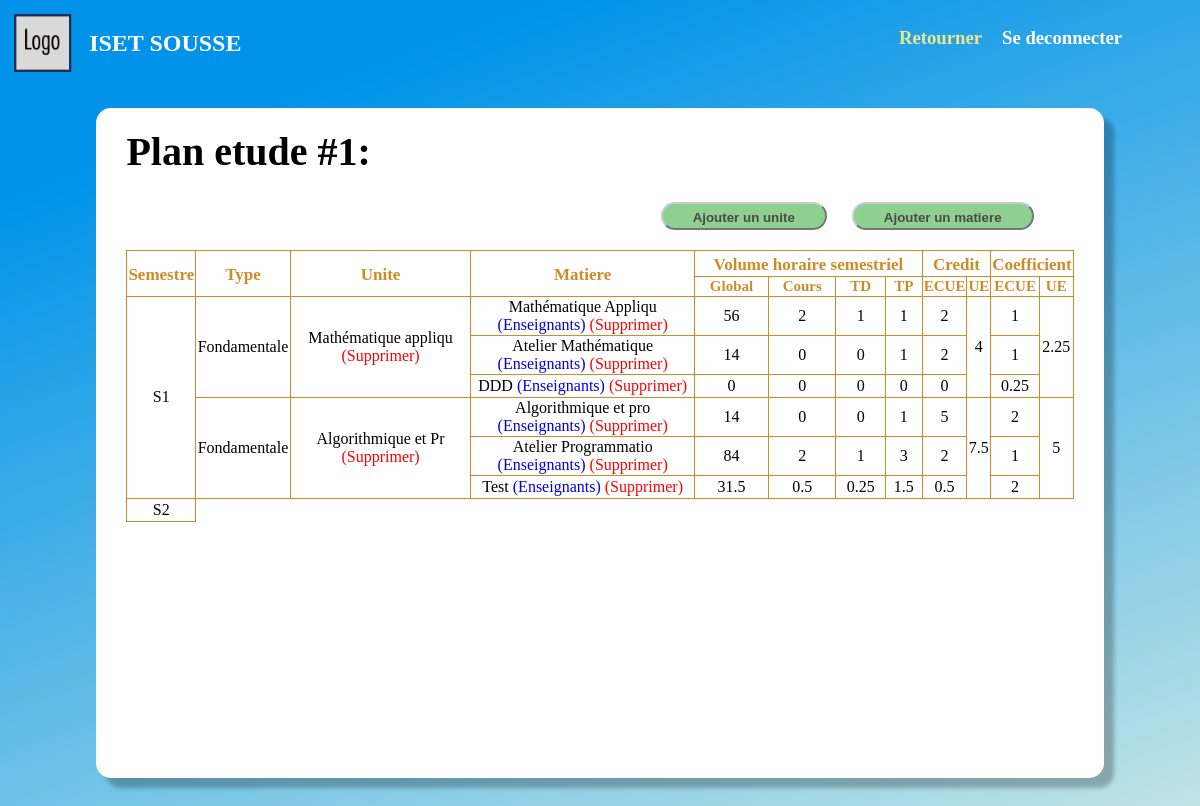
Page /Pages/Gestion/PlanEtude/afficher.php?id=1 (signed in) on the committed database.
### tables this page shows
CREATE TABLE `unite` (
  `id` int(11) NOT NULL,
  `nom` varchar(50) NOT NULL,
  `type` varchar(25) NOT NULL,
  `planEtudeId` int(11) NOT NULL,
  `semestreNum` int(11) NOT NULL
);

CREATE TABLE `matiere` (
  `id` int(11) NOT NULL,
  `nom` varchar(50) NOT NULL,
  `coefficient_mat` decimal(5,3) NOT NULL,
  `credit_mat` decimal(5,3) NOT NULL,
  `heursCours` decimal(3,2) NOT NULL,
  `heursTP` decimal(3,2) NOT NULL,
  `uniteID` int(11) NOT NULL
);

### Classes/Database/mySQL.php (called while the page is built, shortened)
<?php
    class mySql {
        private $_cnx;
        function __construct() {
            try {
                $this->_cnx = new PDO("mysql:host=".self::_serveur.";dbname=".self::_dbb, self::_login, self::_mdp);
            } catch (PDOException $e) {
                echo '<br/>Echec lors de la connexion: '.$e->getMessage();
            }
        }
        function __destruct() {
            $this->_cnx = null;
        }
        public function request($query, $array, $return = false) {
            $prep = $this->_cnx->prepare($query);
            $result = $prep->execute($array);
            if ($return === false) {
                return true;
            } else if ($return == 0) {
                return $prep->rowCount() > 0;
            } else if ($return == 1) {
                return $prep->rowCount() > 0? $prep->fetch() : array();
            } else if ($return == 2) {
                return $prep->rowCount() > 0? $prep->fetchAll() : array();
            } else if ($return == 3) {
                return $this->_cnx->lastInsertId();
            }
        }
    }
?>

### Classes/Database/UniteDB.php (called while the page is built, shortened)
<?php
    require_once("MySql.php");
    class UniteDB extends MySql {
        public function getAllBySemestre($planEtudeID, $semestreNum) {
            return $this->request(
                "SELECT id, nom, type FROM unite WHERE planEtudeID = :planEtudeID AND semestreNum = :semestreNum",
                array(
                    ":planEtudeID" => $planEtudeID,
                    ":semestreNum" => $semestreNum
                ),
                2
            );
        }
    }

### Classes/Database/MatiereDB.php (called while the page is built, shortened)
<?php
    require_once("MySql.php");
    class MatiereDB extends MySql {
        public function getAll($uniteID) {
            return $this->request(
                "SELECT * FROM matiere WHERE uniteID = :uniteID",
                array(
                    ":uniteID" => $uniteID
                ),
                2
            );
        }
    }

### Pages/Gestion/PlanEtude/afficher.php (the view, shortened to what this page needs)
<!DOCTYPE html>
<head>
    <link rel="stylesheet" href="/Assets/css/user.css">
    <link rel="stylesheet" href="/Assets/css/profil.css">
    <link rel="stylesheet" href="/Assets/css/tables.css">
    <link rel="stylesheet" href="/Assets/css/buttons.css">
</head>
<body>
    <?php
        if (isset($_GET["id"]) && is_numeric($_GET["id"])) {
            $planId = $_GET["id"];
            $planEtudeDB = new PlanEtudeDB();
            if ($planEtudeDB->exists($planId)) {
                require_once(ROOT."/Classes/Database/UniteDB.php");
                $uniteDB = new UniteDB();
                require_once(ROOT."/Classes/Database/MatiereDB.php");
                $matiereDB = new MatiereDB();
            } else {
                header("location: index.php");
            }
        } else {
            header("location: index.php");
        }
    ?>
    <div class="logo">
        <div class = "seperated_div">
            <div class = "header_div">
                <img src="/Assets/imgs/LOGO.png">
                <h2 class = "website_title"> <?= NOM_SITE ?> </h2>
            </div>
            <div class = "buttons_div">
                <h3 class = "go_back"> <a href="index.php">Retourner</a></h3>
                <h3 class = "deconnection"> <a href="/Pipes/deconnexion.php">Se deconnecter</a></h3>
            </div>
        </div>
    </div>
    <div class="cd">
        <div class="cadre" >
        <h1 class = "table_name"> Plan etude #<?= $planId ?>: </h1>
            <div class = "cadre_header">
                <div class = "_tool_buttons">
                    <a href = "Unite/ajouter.php?planId=<?= $planId ?>"><button class = "_btn _green_btn"> Ajouter un unite </button></a>
                    <a href = "Matiere/ajouter.php?planId=<?= $planId ?>"><button class = "_btn _green_btn"> Ajouter un matiere </button></a>
                </div>
            </div>
            <table id="table_" class="scrollable-table">
            <thead>
                <tr>
                    <th rowspan="2" style="width:1%"><span class="table_header">Semestre</span></th>
                    <th rowspan="2" style="width:10%"><span class="table_header">Type</span></th>
                    <th rowspan="2" style="width:20%"><span class="table_header">Unite</span></th>
                    <th rowspan="2" style="width:25%"><span class="table_header">Matiere</span></th>
                    <th colspan="4" style="width:25%"><span class="table_header">Volume horaire semestriel</span>
                    </th>
                    <th colspan="2"><span class="table_header">Credit</span>
                    <th colspan="2"><span class="table_header">Coefficient</span>
                </tr>
                <tr>
                    <th class="table_inner"><span>Global</span></th>
                    <th class="table_inner"><span>Cours</span></th>
                    <th class="table_inner"><span>TD</span></th>
                    <th class="table_inner"><span>TP</span></th>
                    <th class="table_inner"><span>ECUE</span></th>
                    <th class="table_inner"><span>UE</span></th>
                    <th class="table_inner"><span>ECUE</span></th>
                    <th class="table_inner"><span>UE</span></th>
                </tr>
            </thead>
            <tbody class = "unpadded">
            <?php
                    for ($sem = 1; $sem <= 2; $sem++) {
                        echo"<tr>
                                <td id = 's$sem'> S".$sem."</td>
                            </tr>";
                        $unites = $uniteDB->getAllBySemestre($planId, $sem);
                        foreach ($unites as $i => $unite) {
                            $matieres = $matiereDB->getAll($unite["id"]);
                            $matieresCount = count($matieres) + 1;
                            echo "
                            <tr>
                                <td rowspan='$matieresCount' class = 'table_type'> ".$unite["type"]." </td>
                                <td rowspan='$matieresCount' class = 'table_normal'> ".$unite["nom"]."
                                    <a class = 'delete_x' href = '/Pipes/PlanEtudes/Unite/delete.php?planId=$planId&id=". $unite["id"] . "' onclick=\"return confirm('Voulez-vous vraiment supprimer cette UNITE???? ".count($matieres)." matieres seront supprimé!')\"> (Supprimer)</a>
                                </td>
                            </tr>";
                            $creditMatiere = 0;
                            $coeffMatiere = 0;
                            foreach ($matieres as $index => $matiere) {
                            $creditMatiere += (float) $matiere["credit_mat"];
                            $coeffMatiere += (float) $matiere["coefficient_mat"];
                            echo
                            "<tr>
                                <td rowspan='1' class = 'table_normal'>".$matiere["nom"]."
                                <a class = 'enseignant_x' href = 'Matiere/Enseignants.php?planId=$planId&matiereId=". $matiere["id"] . "'> (Enseignants)</a>
                                <a class = 'delete_x' href = '/Pipes/PlanEtudes/Matiere/delete.php?planId=$planId&id=". $matiere["id"] . "' onclick=\"return confirm('Voulez-vous vraiment supprimer cette MATIERE????')\"> (Supprimer)</a>
                                </td>
                                <td rowspan='1'><span>".(($matiere["heursCours"] + ($matiere["heursCours"]/2) + $matiere["heursTP"])*14)."</span></td>
                                <td rowspan='1'>".((float) $matiere["heursCours"])."</td>
                                <td rowspan='1'>".($matiere["heursCours"]/2)."</td>
                                <td rowspan='1'>".((float) $matiere["heursTP"])."</td>
                                <td rowspan='1'>".((float) $matiere["credit_mat"])."</td>";
                                if ($index == 0)
                                    echo"<td id = 'credit_$i' rowspan='".($matieresCount - 1)."'></td>";
                                echo "<td rowspan='1'>".((float) $matiere["coefficient_mat"])."</td>";
                                if ($index == 0)
                                    echo"<td id = 'coeff_$i' rowspan='".($matieresCount - 1)."'></td>";
                                echo "
                            </tr>
                            <script type=\"text/javascript\">
                                document.getElementById('credit_$i').innerHTML = '$creditMatiere';
                                document.getElementById('coeff_$i').innerHTML = '$coeffMatiere';
                            </script>";
                            }
                        }
                    }
                ?>
            </table>
        </div>
    </div>
</body>
</html>

### Assets/css/user.css (style rules this page uses)
body { background-color: #0093E9; background-image: linear-gradient(160deg, #0093E9 15%, #cce9e5 100%); }
.header_div { display: flex; flex-direction: row; align-items: center; height: 70px; }
.seperated_div { display: flex; flex-direction: row; justify-content: space-between; }
.seperated_div div { width: 50%; }
.buttons_div { display:flex; justify-content: right; margin-right: 70px; }
.buttons_div > * { margin-left: 20px }
.website_title { color: white; }
.go_back a { color: rgb(237 230 140); font-weight: bold; }
.deconnection a { color: white; }
a { text-decoration: none; }
.logo img { padding:1%; width: 70px; }

### Assets/css/profil.css (style rules this page uses)
.cd { padding-top: 30px; padding-left: 250px; margin-bottom: 70px; }
.table_name { margin-top: 0; }
.cadre { padding-top:50px; padding-left: 30px; background-color:rgb(216, 216, 231); box-shadow: 10px 10px 4px rgb(0 0 0 / 25%); border-radius: 15px; width: 1000px; font-size: 20px; min-height: 600px; padding-bottom:50px }

### Assets/css/tables.css (style rules this page uses)
.cd { padding-top: 30px; margin-bottom: 100px; padding-left: 0; }
.cadre { position: relative; background-color: white; margin: auto; padding:20px 30px 50px; width:80% }
.scrollable-table { overflow-y:scroll; }
#table_ { border-collapse: collapse; width: 100%; text-align: center; font-family: 'Proxima Nova'; font-size: 20px; }
#table_ > thead { border-bottom: 2px solid rgb(206, 140, 41); color:rgb(206, 140, 41); font-weight: bold; height:30px; }
.table_header { font-weight: bold; }
td { height:40px }
.cadre_header { display:flex; flex-direction:row; justify-content: space-between; margin-bottom: 20px }

### Assets/css/buttons.css (style rules this page uses)
._btn { margin-left: 10px; background-color: rgb(84, 169, 84); border-radius: 20px; }
._btn:not(:disabled) { cursor:pointer }
._tool_buttons { margin: auto 20px 0; }
._tool_buttons button { margin: 0 20px 0 0; padding: 6px 30px 3px; font-weight:bold; }
._green_btn { border-color: #cbcbcb; color: #494949; background-color: rgb(143 207 143); }

### Pages/Gestion/PlanEtude/afficher.php (style rules this page uses)
tr > th { border: 1px solid rgb(206, 140, 41); }
#table_ > thead { border-bottom: none; }
td { border: 1px solid rgb(206, 140, 41); height:20px }
.table_header { font-size:17px }
.table_inner { font-size:15px }
td { font-size: 16px !important; }
.delete_x { color:red }

### rows in the picture
unite: type "Fondamentale", nom "Mathématique appliqu"
matiere: nom "Mathématique Appliqu", ($matiere["heursCours"] + ($matiere["heursCours"]/2) + $matiere["heursTP"])*14 "56", heursCours "2", $matiere['heursCours']/2 "1", heursTP "1", credit_mat "2", coefficient_mat "1"
matiere: nom "Atelier Mathématique", ($matiere["heursCours"] + ($matiere["heursCours"]/2) + $matiere["heursTP"])*14 "14", heursCours "0", $matiere['heursCours']/2 "0", heursTP "1", credit_mat "2", coefficient_mat "1"
matiere: nom "DDD", ($matiere["heursCours"] + ($matiere["heursCours"]/2) + $matiere["heursTP"])*14 "0", heursCours "0", $matiere['heursCours']/2 "0", heursTP "0", credit_mat "0", coefficient_mat "0.25"
unite: type "Fondamentale", nom "Algorithmique et Pr"
matiere: nom "Algorithmique et pro", ($matiere["heursCours"] + ($matiere["heursCours"]/2) + $matiere["heursTP"])*14 "14", heursCours "0", $matiere['heursCours']/2 "0", heursTP "1", credit_mat "5", coefficient_mat "2"
matiere: nom "Atelier Programmatio", ($matiere["heursCours"] + ($matiere["heursCours"]/2) + $matiere["heursTP"])*14 "84", heursCours "2", $matiere['heursCours']/2 "1", heursTP "3", credit_mat "2", coefficient_mat "1"
matiere: nom "Test", ($matiere["heursCours"] + ($matiere["heursCours"]/2) + $matiere["heursTP"])*14 "31.5", heursCours "0.5", $matiere['heursCours']/2 "0.25", heursTP "1.5", credit_mat "0.5", coefficient_mat "2"

### other values in the picture
NOM_SITE "ISET SOUSSE"
$planId "1"
